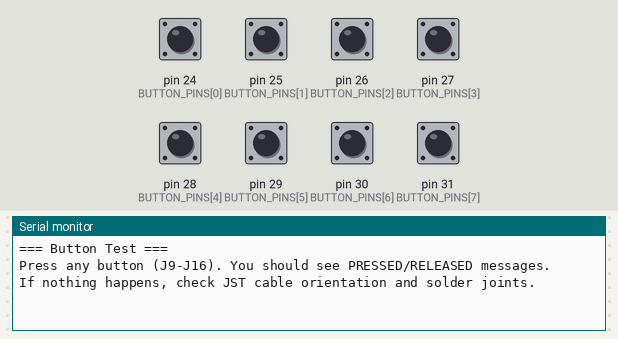
A sketch run on a simulated Arduino Mega 2560, built with avr-gcc and run on an emulated ATmega2560. Parts: the last lines printed to the serial monitor. Inputs (shaded band) come from the test bench; at power-on: pin 24 (BUTTON_PINS[0]), pin 25 (BUTTON_PINS[1]), pin 26 (BUTTON_PINS[2]), pin 27 (BUTTON_PINS[3]), pin 28 (BUTTON_PINS[4]), pin 29 (BUTTON_PINS[5]), pin 30 (BUTTON_PINS[6]), pin 31 (BUTTON_PINS[7]) HIGH.

Above: at 1.2 s.
1.3 s: pin 24 (BUTTON_PINS[0]) pulled LOW for 0.15 s
At 2.0 s:
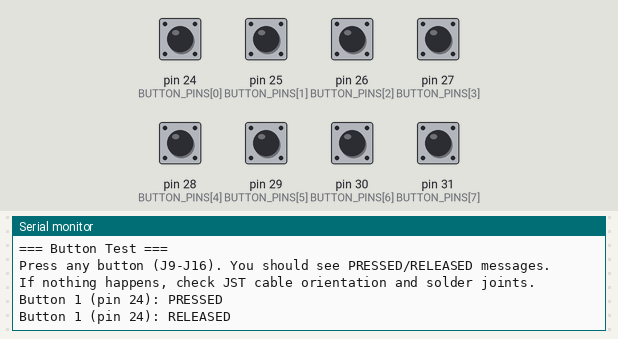
2.9 s: pin 25 (BUTTON_PINS[1]) pulled LOW for 0.15 s
At 3.04 s:
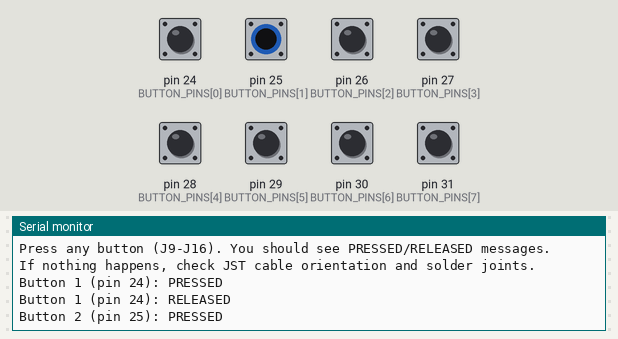
4.5 s: pin 26 (BUTTON_PINS[2]) pulled LOW for 0.15 s
At 5.6 s:
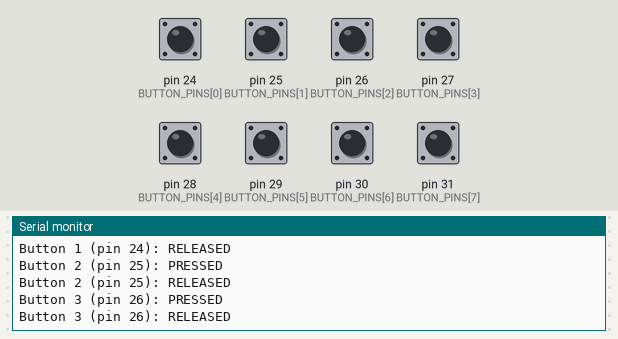
6.1 s: pin 27 (BUTTON_PINS[3]) pulled LOW for 0.15 s
At 6.8 s:
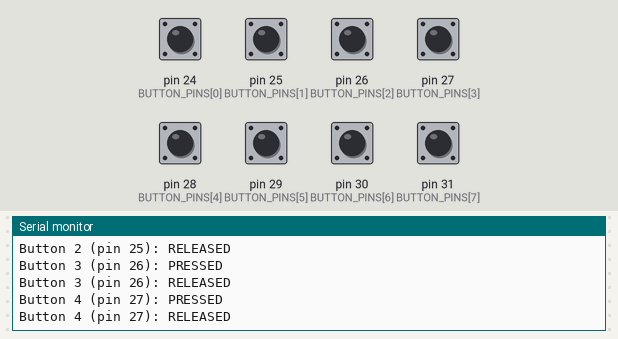
7.7 s: pin 28 (BUTTON_PINS[4]) pulled LOW for 0.15 s
At 9.0 s:
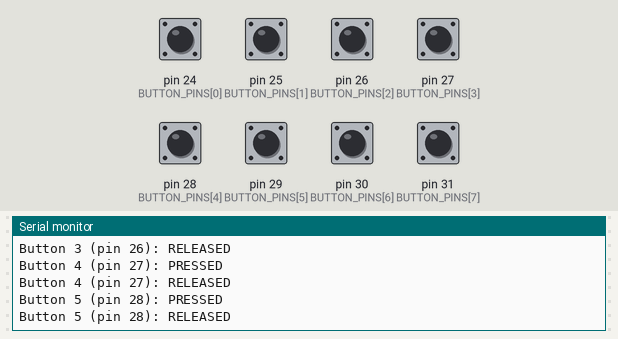
9.3 s: pin 29 (BUTTON_PINS[5]) pulled LOW for 0.15 s
At 10.5 s:
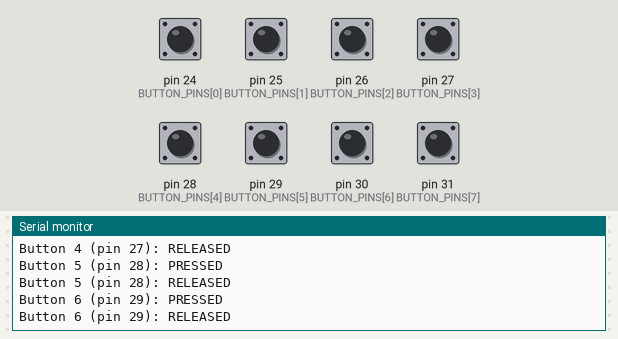

The sketch:

02_button_test.ino
```cpp
// Test 2: Button Test
// Purpose: Verify button switch inputs on pins 24-31.
// Connect one or more buttons via JST cables to J9-J16.
// Open serial monitor — pressing a button should print its number.
//
// Expected: "Button X PRESSED" when pressed, "Button X RELEASED" when released.
// If you get garbage or constant triggering, check: wiring, JST orientation, solder joints.

const int BUTTON_PINS[] = {24, 25, 26, 27, 28, 29, 30, 31};
const int NUM_BUTTONS = 8;

bool lastState[NUM_BUTTONS];

void setup() {
  Serial.begin(115200);

  for (int i = 0; i < NUM_BUTTONS; i++) {
    pinMode(BUTTON_PINS[i], INPUT_PULLUP);
    lastState[i] = HIGH; // unpressed
  }

  Serial.println("=== Button Test ===");
  Serial.println("Press any button (J9-J16). You should see PRESSED/RELEASED messages.");
  Serial.println("If nothing happens, check JST cable orientation and solder joints.");
  Serial.println();
}

void loop() {
  for (int i = 0; i < NUM_BUTTONS; i++) {
    bool state = digitalRead(BUTTON_PINS[i]);

    if (state != lastState[i]) {
      delay(5); // simple debounce
      state = digitalRead(BUTTON_PINS[i]);

      if (state != lastState[i]) {
        Serial.print("Button ");
        Serial.print(i + 1);
        Serial.print(" (pin ");
        Serial.print(BUTTON_PINS[i]);
        Serial.print("): ");
        Serial.println(state == LOW ? "PRESSED" : "RELEASED");
        lastState[i] = state;
      }
    }
  }
}
```

Measured:
- after the input at 1.3 s, the serial monitor: prints a new line at once (image 1)
- after the input at 2.9 s, the serial monitor: prints a new line at once (image 2)
- after the input at 4.5 s, the serial monitor: prints a new line at once (image 3)
- after the input at 6.1 s, the serial monitor: prints a new line at once (image 4)
- after the input at 7.7 s, the serial monitor: prints a new line at once (image 5)
- after the input at 9.3 s, the serial monitor: prints a new line at once (image 6)
